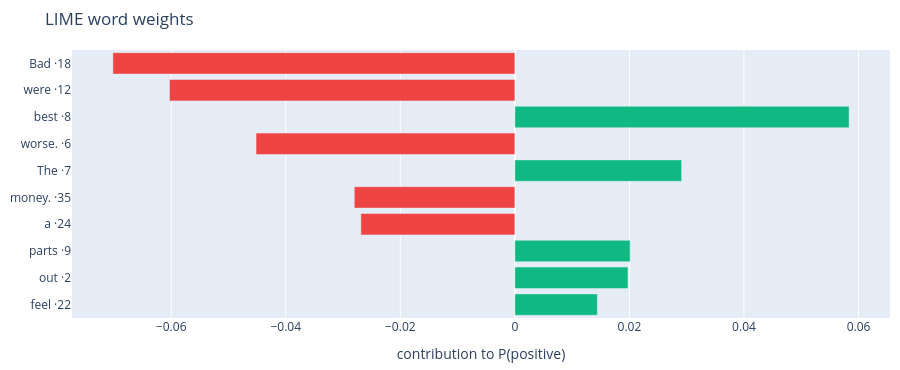

Notebook source saved alongside this figure:
### Markdown cell above
## 3️⃣ LIME — *Local Interpretable Model-agnostic Explanations*

![lime](attachment:lime.png)

**Idea in 4 steps** (Ribeiro et al., 2016):
1. **Perturb** — make many copies of the review with random words removed
2. **Predict** — ask the black box for P(positive) on every copy
3. **Weight** — copies that look more like the original count more
4. **Fit** — train a small *linear* model on "which words were present" → its coefficients are the explanation

<div style="background:#ecfdf5;border-left:5px solid #10B981;padding:10px 14px;border-radius:6px;color:#111">💡 LIME is <b>model-agnostic</b>: it only calls <code>predict_proba</code>. It would work the same for an SVM, an LSTM or GPT.</div>

**Knobs you will play with:** `num_samples` (how many perturbed copies) and `num_features` (how many words to show).

### Code cell
from lime.lime_text import LimeTextExplainer

def explain_lime(text, num_features=10, num_samples=1000, seed=SEED):
    explainer = LimeTextExplainer(class_names=LABELS, random_state=seed)
    exp = explainer.explain_instance(text, predict_proba, num_features=num_features,
                                     num_samples=num_samples, labels=(1,))
    weights = dict(exp.as_list(label=1))                       # {word: weight toward POSITIVE}
    words = text.split()
    scores = np.array([sum(weights.get(p, 0.0) for p in re.split(r"\W+", w) if p) for w in words])
    r2 = exp.score[1] if isinstance(exp.score, dict) else exp.score   # fit quality of the local linear model
    return dict(exp=exp, words=words, scores=scores, weights=weights, r2=float(r2))

t0 = time.time()
lime_res = explain_lime(sample_text)
display(HTML(prob_html(predict_proba(sample_text)[0, 1])))
display(HTML(highlight(lime_res["words"], lime_res["scores"], "LIME", f"top 10 words | {time.time()-t0:.1f}s")), LEGEND)
top_bar(lime_res["words"], lime_res["scores"], "LIME word weights").show()
print(f"Local surrogate R² = {lime_res['r2']:.2f}  (how well the linear model mimics the black box near this review)")

### Figure 1 — Plotly figure (JSON) as saved in the notebook; plotly's stock layout.template omitted (floating-point values rounded to 4 significant figures)
{"data": [{"marker": {"color": ["#10B981", "#10B981", "#10B981", "#EF4444", "#EF4444", "#10B981", "#EF4444", "#10B981", "#EF4444", "#EF4444"]}, "orientation": "h", "type": "bar", "x": [0.0144, 0.01975, 0.02012, -0.02689, -0.02803, 0.02911, -0.04519, 0.05836, -0.0603, -0.07018], "y": ["feel ·22", "out ·2", "parts ·9", "a ·24", "money. ·35", "The ·7", "worse. ·6", "best ·8", "were ·12", "Bad ·18"]}], "layout": {"height": 370, "margin": {"b": 30, "l": 10, "r": 10, "t": 50}, "title": {"text": "LIME word weights"}, "xaxis": {"title": {"text": "contribution to P(positive)"}}}}
